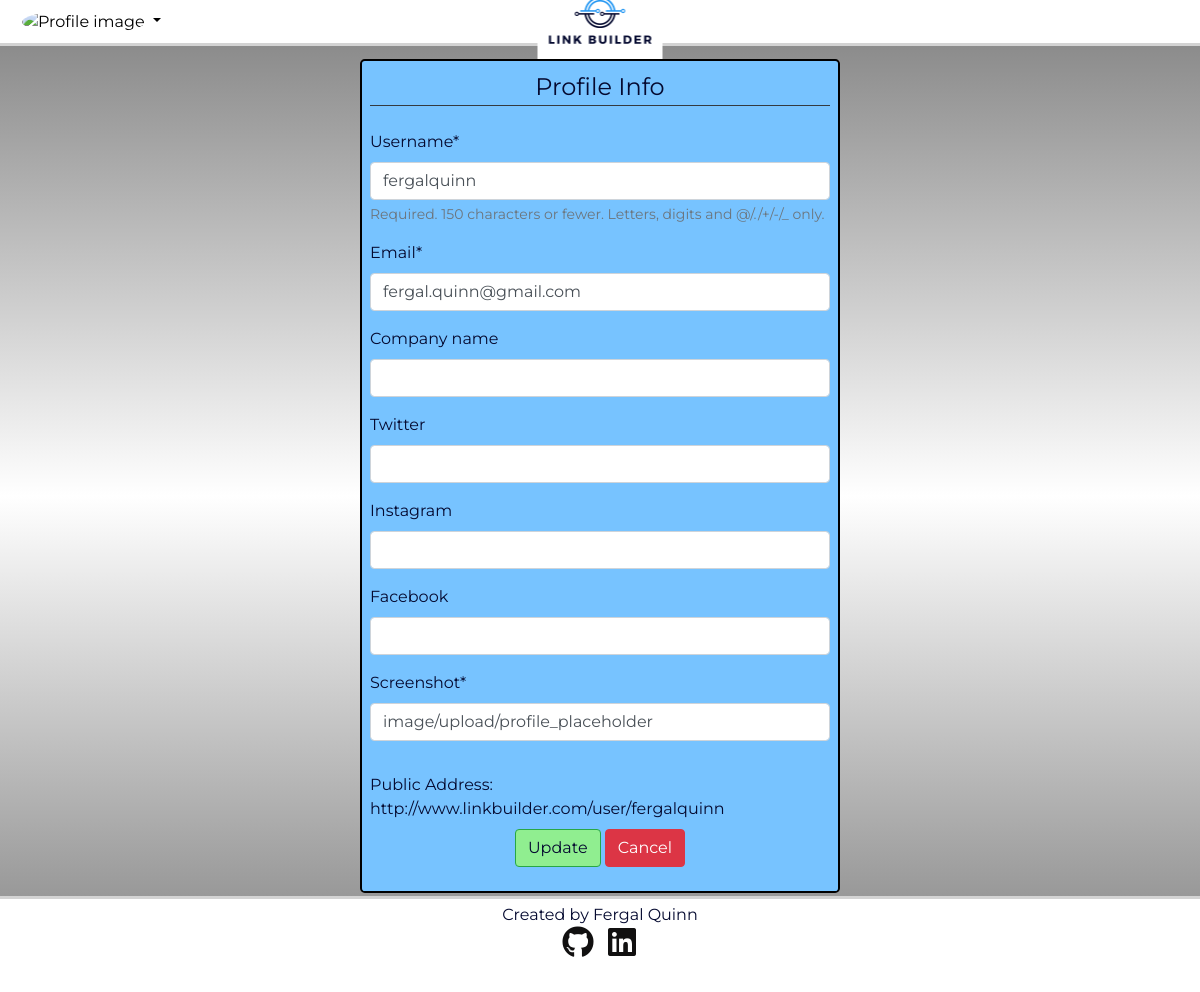
Before: /accounts/profile/ (signed in) with the older database file.
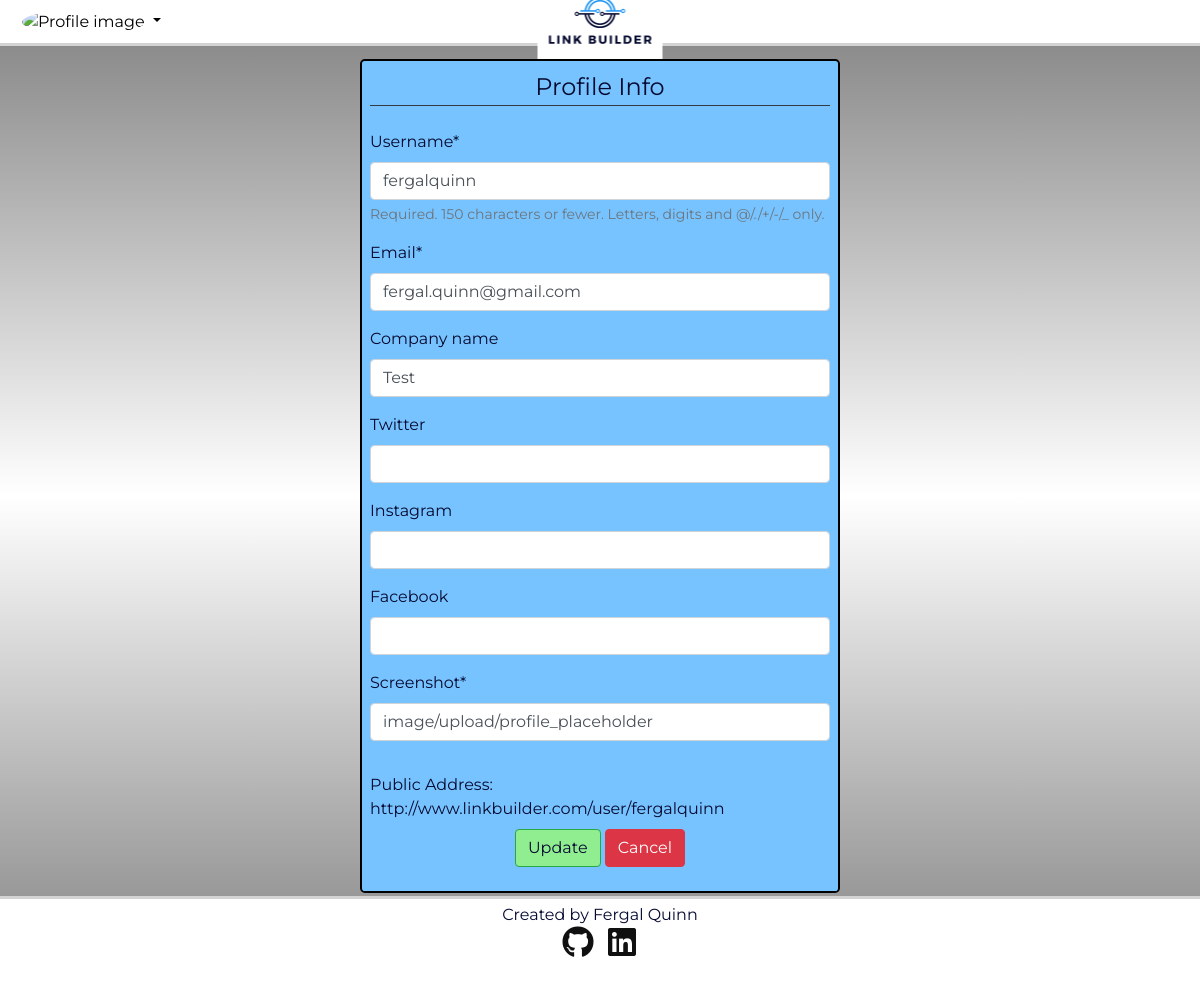
After: the same page with the newer database file.
### accounts/models.py (models this page shows, shortened)
class Profile(models.Model):
    user = models.OneToOneField(User, on_delete=models.CASCADE)
    company_name = models.CharField(max_length=50, blank=True)
    facebook = models.URLField(max_length=50, blank=True)
    instagram = models.URLField(max_length=50, blank=True)
    twitter = models.URLField(max_length=50, blank=True)
    profile_image = CloudinaryField('Screenshot',
                                    default='profile_placeholder')

### accounts/views.py (the view)
# urls.py: path('accounts/profile/', accounts_views.profile, name='profile'),
@login_required
def profile(request):
    u_form = UserUpdateForm(request.POST, instance=request.user)
    p_form = ProfileUpdateForm(request.POST,
                               request.FILES,
                               instance=request.user.profile)
    if u_form.is_valid() and p_form.is_valid():
        u_form.save()
        p_form.save()
        messages.success(request, f'Your account has been updated!')
        return redirect('profile')
    else:
        u_form = UserUpdateForm(instance=request.user)
        p_form = ProfileUpdateForm(instance=request.user.profile)
    context = {
        'u_form': u_form,
        'p_form': p_form
    }
    return render(request, 'accounts/profile.html', context)

### accounts/forms.py
class UserUpdateForm(forms.ModelForm):
    email = forms.EmailField()
    class Meta:
        model = User
        fields = ['username', 'email']

class ProfileUpdateForm(forms.ModelForm):
    class Meta:
        model = Profile
        fields = [
            'company_name',
            'twitter',
            'instagram',
            'facebook',
            'profile_image']

### accounts/templates/accounts/profile.html (shortened to what this page needs)
{% extends "links/base.html" %}
{% load crispy_forms_tags %}
{% block content %}
<div class="jumbotron">
    <form method="POST" enctype="multipart/form-data">
        <fieldset class="form-group">
            <legend class="border-bottom mb-4 text-center border-bottom border-dark">Profile Info</legend>
            {{ u_form|crispy }}
            {{ p_form|crispy }}
        </fieldset>
        <div>
            Public Address: <a href="{% url 'external-view' user.username %}" target="_blank">http://www.linkbuilder.com/user/{{user.username}}</a>
        </div>
        <div class="form-group text-center mt-2">
            <button class="btn btn-success" type="submit">Update</button>
            <a class="btn btn-danger" href="{{ request.META.HTTP_REFERER }}">Cancel</a>
        </div>
    </form>
</div>
{% endblock %}

Changed rows visible on the page:
changed Profile "image/upload/profile_placeholder": company_name (not shown) → "Test"
